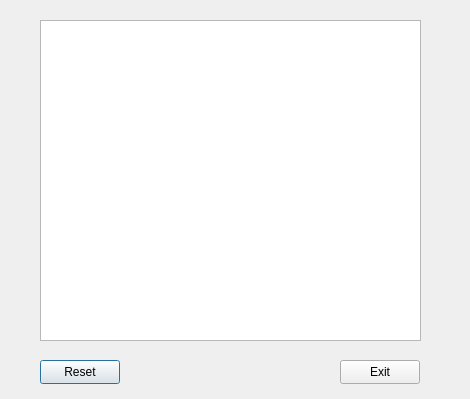
<?xml version="1.0" encoding="UTF-8"?>
<ui version="4.0">
 <class>DialogTicTacToe</class>
 <widget class="QDialog" name="DialogTicTacToe">
  <property name="geometry">
   <rect>
    <x>0</x>
    <y>0</y>
    <width>470</width>
    <height>399</height>
   </rect>
  </property>
  <property name="windowTitle">
   <string>Dialog</string>
  </property>
  <widget class="QGraphicsView" name="graphicsView">
   <property name="geometry">
    <rect>
     <x>40</x>
     <y>20</y>
     <width>381</width>
     <height>321</height>
    </rect>
   </property>
  </widget>
  <widget class="QPushButton" name="pReset">
   <property name="geometry">
    <rect>
     <x>40</x>
     <y>360</y>
     <width>80</width>
     <height>24</height>
    </rect>
   </property>
   <property name="text">
    <string>Reset</string>
   </property>
  </widget>
  <widget class="QPushButton" name="pBExit">
   <property name="geometry">
    <rect>
     <x>340</x>
     <y>360</y>
     <width>80</width>
     <height>24</height>
    </rect>
   </property>
   <property name="text">
    <string>Exit</string>
   </property>
  </widget>
 </widget>
 <resources/>
 <connections/>
</ui>
